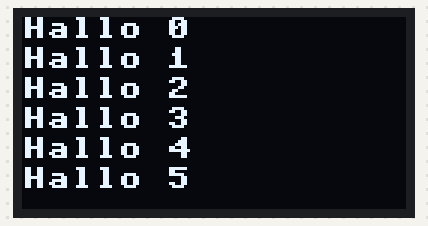
A program run on a simulated ESP32 board running MicroPython. Shown: 128×64 one-colour display. Library files of the repository ran but are not shown: ssd1306.py. At 0.2 s the program stops and its outputs stay as they are.

Above: at 0.3 s.

The program:

class_oled_display.py
```python
from machine import Pin, SoftI2C
"""
class_oled_display.py — SSD1306 I²C OLED display driver wrapper.

Manages a 128×64 px OLED display (SSD1306) connected via I²C.  The screen is
divided into six text lines (line height 10 px).  Each call to ``displayText``
updates one line and redraws the full display.

Usage::

    from class_oled_display import OledDisplay
    oled = OledDisplay()           # SCL=22, SDA=21 by default
    oled.displayText(0, "Hello")   # line 0
    oled.displayText(1, "World")   # line 1

Hardware:
    - OLED SCL → GPIO 22
    - OLED SDA → GPIO 21
    - Supply: 3.3 V / 5 V depending on module
"""
import ssd1306
from time import sleep
import sys
import time


class OledDisplay:
    """Class to connect your ESP32 to a OLED - Display"""

    def __init__(self, scl=22, sda=21, oled_width=128, oled_height=64):
        self.scl = Pin(scl)  # 22
        self.sda = Pin(sda)  # 21
        self.oled_width = oled_width  # 128
        self.oled_height = oled_height  # 64
        self.lineheight = 10
        self.textlines = ["Line0", "Line1", "Line2", "Line3", "Line4", "Line5"]
        #    def init_display(scl, sda):
        # ESP32 Pin assignment
        # i2c = SoftI2C(scl=Pin(22), sda=Pin(21))
        i2c = SoftI2C(self.scl, self.sda)
        # ESP8266 Pin assignment
        # i2c = SoftI2C(scl=Pin(5), sda=Pin(4))
        self.oled = ssd1306.SSD1306_I2C(self.oled_width, self.oled_height, i2c)
        self.oled.text("init_display", 0, 0)
        self.oled.show()
        # return self.oled

    def displayText(self, line, text):
        """
        Update a single text line and redraw the full display.

        Args:
            line (int): Line index 0–5 (top to bottom, 10 px per line).
            text (str): Text to display on the given line.
        """
        self.textlines[line] = text
        self.oled.fill(0)
        for i in range(len(self.textlines)):
            self.oled.text(str(self.textlines[i]), 0, i * self.lineheight, 1)
        self.oled.show()


def main():
    oled = OledDisplay()
    oled.displayText(0, "Hallo 0")
    oled.displayText(1, "Hallo 1")
    oled.displayText(2, "Hallo 2")
    oled.displayText(3, "Hallo 3")
    oled.displayText(4, "Hallo 4")
    oled.displayText(5, "Hallo 5")


if __name__ == "__main__":
    sys.exit(main())
```
